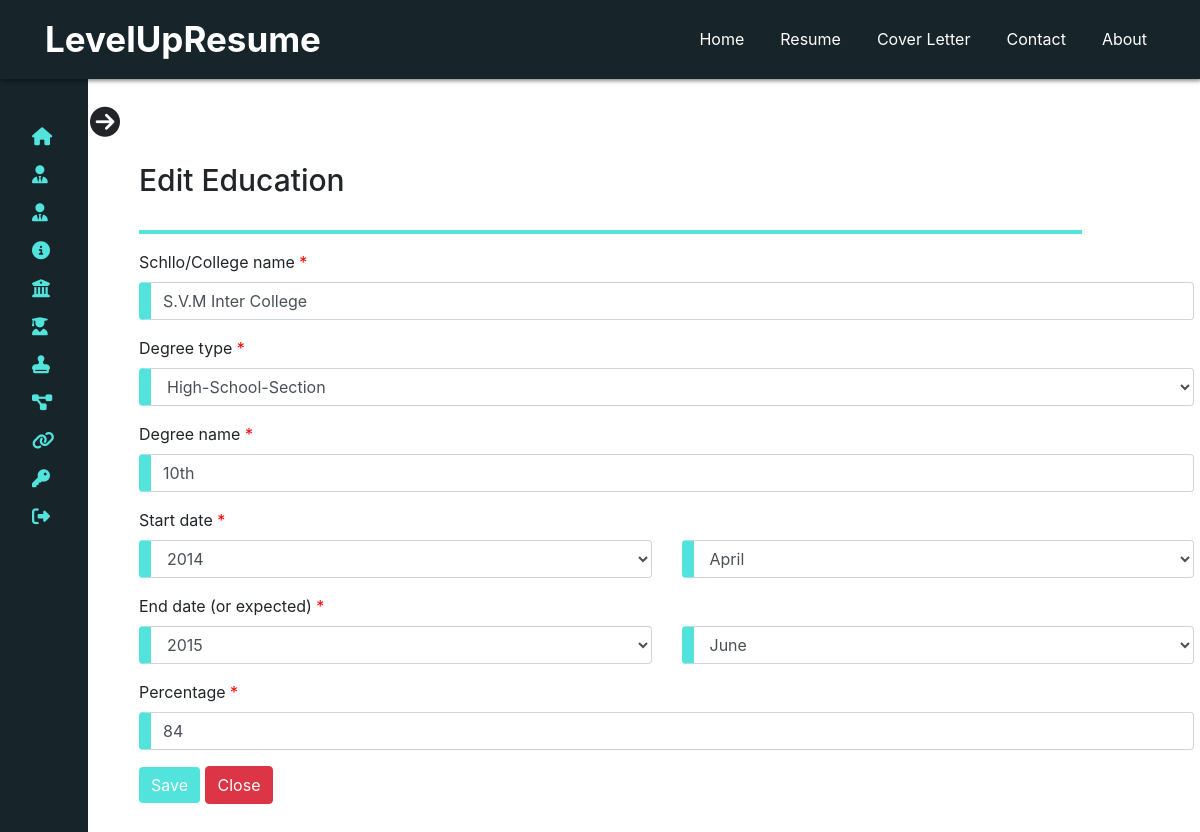
The app's page /user/userphpfiles/editeducation.php?edit_education_id=1 with its own data.
### tables this page shows
CREATE TABLE `education` (
  `sno` int(11) NOT NULL,
  `schoolname` varchar(255) NOT NULL,
  `degreetype` varchar(50) NOT NULL,
  `degreename` varchar(255) NOT NULL,
  `startyear` varchar(50) NOT NULL,
  `startmonth` varchar(50) NOT NULL,
  `endyear` varchar(50) NOT NULL,
  `endmonth` varchar(50) NOT NULL,
  `persent` int(11) NOT NULL,
  `userid` int(11) NOT NULL
);

### user/userphpfiles/editeducation.php (the view, shortened to what this page needs)
<?php
include '../../dbconnection.php';
?>
<!doctype html>
<html lang="en">
<head>
    <link rel="stylesheet" href="https://cdn.jsdelivr.net/npm/bootstrap@4.5.3/dist/css/bootstrap.min.css"
>
    <link rel="stylesheet" href="../css/UserStyle.css">
</head>
<body>
    <?php
    require 'hiddneuserNavbar.php';
    ?>
    <?php
    require 'hiddnesidebar.php';
    ?>
    <div class="main-containt">
        <div class="container">
            <div class="title-work-exp">
                <h1>Edit Education</h1>
                <hr>
                <?php
                if (isset($_GET['edit_education_id'])) {
                    $sql = "SELECT * FROM `education` WHERE sno =" . $_GET['edit_education_id'];
                    $result = mysqli_query($conn, $sql);
                    $row = mysqli_fetch_assoc($result);
                ?>
                <form action="" method="post" onsubmit="return educationvarification()" style="margin-bottom: 80px;">
                    <div class="form-group">
                        <label for="collegename">Schllo/College name <span style="color: red;">*</span></label>
                        <input type="text" class="form-control" id="collegename" aria-describedby="emailHelp"
                            placeholder="kendriya vidyalaya, Noida" name="collegename" value="<?php echo $row['schoolname']; ?>">
                    </div>
                    <div class="form-group">
                        <label for="select-skill">Degree type <span style="color: red;">*</span></label>
                        <select id="select-skill" class="form-control degreetype" name="degreetype">
                            <option value="<?php echo $row['degreetype']; ?>" selected><?php echo $row['degreetype']; ?></option>
                        </select>
                    </div>
                    <div class="form-group">
                        <label for="degree-name">Degree name <span style="color: red;">*</span></label>
                        <input type="text" class="form-control" id="degree-name" placeholder="Bachelor of Technology "
                            name="degreename" value="<?php echo $row['degreename']; ?>">
                    </div>
                    <div class="form-group">
                        <label for="exampleInputEmail1">Start date <span style="color: red;">*</span></label>
                        <div class="row">
                            <div class="col-md-6">
                                <select id="select-skill" class="form-control start-education-year" name="startyear">
                                    <option value="<?php echo $row['startyear']; ?>" selected><?php echo $row['startyear']; ?></option>
                                </select>
                            </div>
                            <div class="col-md-6">
                                <select id="select-skill" class="form-control start-education-month" name="startmonth">
                                    <option value="<?php echo $row['startmonth']; ?>" selected><?php echo $row['startmonth']; ?></option>
                                </select>
                            </div>
                        </div>
                    </div>
                    <div class="form-group end-date">
                        <label for="exampleInputEmail1">End date (or expected) <span
                                style="color: red;">*</span></label>
                        <div class="row">
                            <div class="col-md-6">
                                <select id="select-skill" class="form-control end-education-year" name="endyear">
                                    <option value="<?php echo $row['endyear']; ?>" selected><?php echo $row['endyear']; ?></option>
                                </select>
                            </div>
                            <div class="col-md-6">
                                <select id="select-skill" class="form-control end-education-month" name="endmonth">
                                    <option value="<?php echo $row['endmonth']; ?>" selected><?php echo $row['endmonth']; ?></option>
                                </select>
                            </div>
                        </div>
                    </div>
                    <div class="form-group">
                        <label for="percentage">Percentage <span style="color: red;">*</span></label>
                        <input type="text" class="form-control" id="percentage" placeholder="98%"
                            onkeypress="return isNumber(event)" name="percentage" value="<?php echo $row['persent']; ?>">
                    </div>
                    <div>
                        <button type="submit" class="btn btn-primary btn-background-colour">Save</button>
                        <button type="button" class="btn btn-danger" data-dismiss="modal">Close</button>
                    </div>
                </form>
                <?php
                }
                ?>
            </div>
        </div>
    </div>
</body>
</html>

### user/css/UserStyle.css (style rules this page uses)
* { padding: 0px; margin: 0px; box-sizing: border-box; }
body { font-size: 16px; }
h1, h2, h3, h4, h5, h6 { font-weight: bold; }
input[type=email], input[type=password], input[type=text], #select-skill, .select-option, textarea { width: 100% !important; border-left: 12px solid rgb(82, 227, 220) !important; }
:root { --tran-03: all 0.2s ease; --tran-03: all 0.3s ease; --tran-04: all 0.3s ease; --tran-05: all 0.3s ease; }
.btn-background-colour { background-color: rgb(82, 227, 220); border: none; outline: none; }
.main-containt { position: absolute; margin-top: 150px; margin-left: 270px; width: calc(100% - 360px); transition: var(--tran-05); z-index: -1; }
.main-containt h1 { font-size: 30px; font-weight: 500; color: var(--text-color); padding: 12px 0px; }
.left-sidebar.close-sidebar~.main-containt { margin-top: 150px; margin-left: 112px; width: calc(100% - 115px); }
.main-containt .container { margin-left: 12px; }
.main-containt .container .title-work-exp hr { width: 89%; margin-top: 20px; border: 2px solid rgb(82, 227, 220); }

### records on screen
education: collegename "S.V.M Inter College", degreetype "High-School-Section", degreename "10th", startyear "2014", startmonth "April", endyear "2015", endmonth "June", percentage "84"
